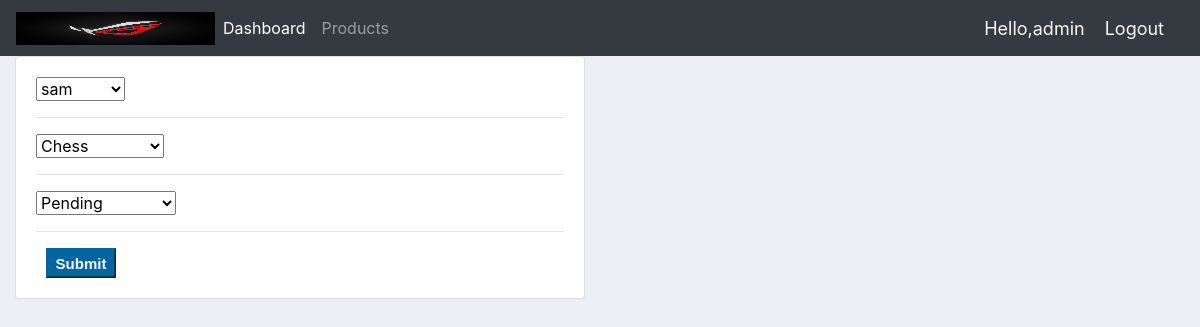
/updateorder/16/ (signed in), run on the app's committed database.
### account/models.py (models this page shows, shortened)
class Order(models.Model):
	STATUS = (
			('Pending', 'Pending'),
			('Out for delivery', 'Out for delivery'),
			('Delivered', 'Delivered'),
			)
	customer = models.ForeignKey(Customer, null=True, on_delete= models.SET_NULL)
	product = models.ForeignKey(Product, null=True, on_delete= models.SET_NULL)
	date_created = models.DateTimeField(auto_now_add=True, null=True)
	status = models.CharField(max_length=200, null=True, choices=STATUS)

### account/decorators.py (the view)
        def wrapper_function(request, *args, **kwargs):
            group = None
            if request.user.groups.exists():
                group = request.user.groups.all()[0].name
            if group in allowed_roles:
                return view_func(request, *args, **kwargs)
            else:
                return render(request,'account/error403.html')

### account/forms.py
class OrderForm(ModelForm):
    class Meta:
        model = Order
        fields = '__all__'

### account/models.py (called while the page is built)
	def __str__(self):
		return self.name or ''

	def __str__(self):
		return self.name

### account/views.py (called while the page is built)
@login_required
@allowed_users(allowed_roles=['admin'])
def updateOrder(request,pk):
    order = Order.objects.get(id=pk)
    form = OrderForm(instance=order)
    if request.method == "POST":
        form  = OrderForm(request.POST, instance=order)
        if form.is_valid():
            form.save()
            return redirect('/')
    context= {'form':form}
    return render(request,'account/updateorder.html',context)

### account/templates/account/updateorder.html (shortened to what this page needs)
{% extends 'account/main.html' %}
{% load static%}
{% block content %}
<div class="row">
	<div class="col-md-6">
		<div class="card card-body">
			<form action="" method="POST">
				{% for field in form %}
					{{field}}
					<hr>
				{% endfor %}
				<button class="form-submit-button" type="submit">Submit</button>
			</form>
		</div>
	</div>
</div>
{% endblock %}

### account/templates/account/navbar.html (shortened to what this page needs)
{% load static %}
<nav class="navbar navbar-expand-lg navbar-dark bg-dark">
  <img src="{% static 'images/img.jpg'%}" alt="Girl in a jacket" width="199" height="33">
  <div class="collapse navbar-collapse" id="navbarNav">
    <ul class="navbar-nav">
      {% if request.user.is_staff %}
      <li class="nav-item active">
        <a class="nav-link" href="{% url 'home' %}">Dashboard</a>
      </li>
      <li class="nav-item">
        <a class="nav-link" href="{% url 'products' %}">Products</a>
      </li>
      {% else %}
      <li class="nav-item active">
        <a class="nav-link" href="{% url 'profile' %}">Profile</a>
      </li>
      {% endif %}
    </ul>
  </div>
  <span>
      <p class="username">Hello,{{user.username}}</p>
    </span>
    <span >
      <a class="text" href="{% url 'logout' %}">Logout</a>
    </span>
</nav>

### static/css/main.css (style rules this page uses)
body { background-color: #ebeff5; }
.form-submit-button { background: #0066A2; color: white; border-style: outset; border-color: #0066A2; height: 30px; width: 70px; font: bold 15px arial, sans-serif; text-shadow: none; margin-left: 10px; }
.text { color: whitesmoke; font-size: 18px; margin-right: 20px; }
.username { margin-bottom: 0px; font-size: 18px; margin-right: 20px; color: whitesmoke; }

### data on the page
Order: form "sam" "Chess" "Pending"

### other printed values
{{ user.username }} "admin"
